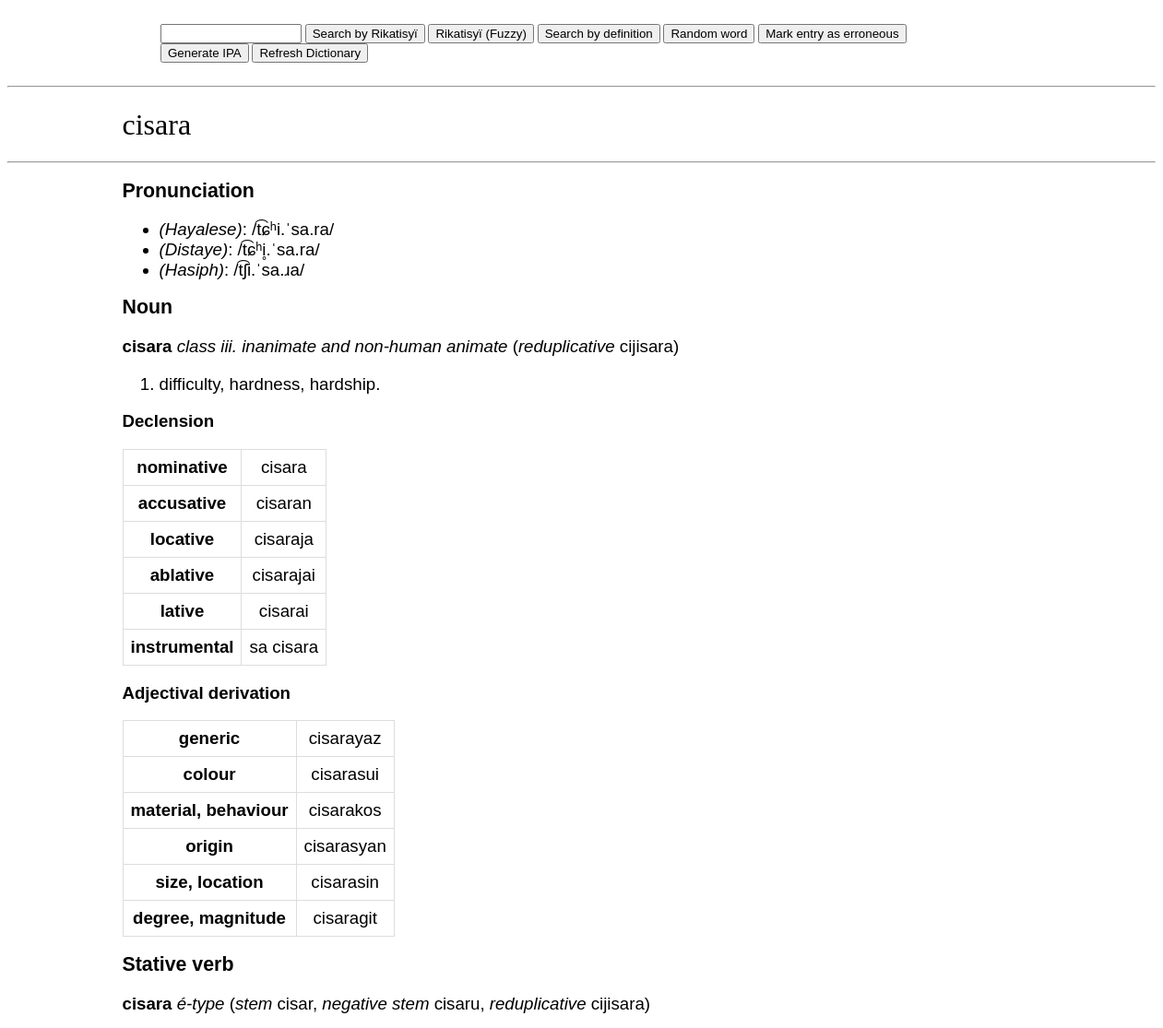
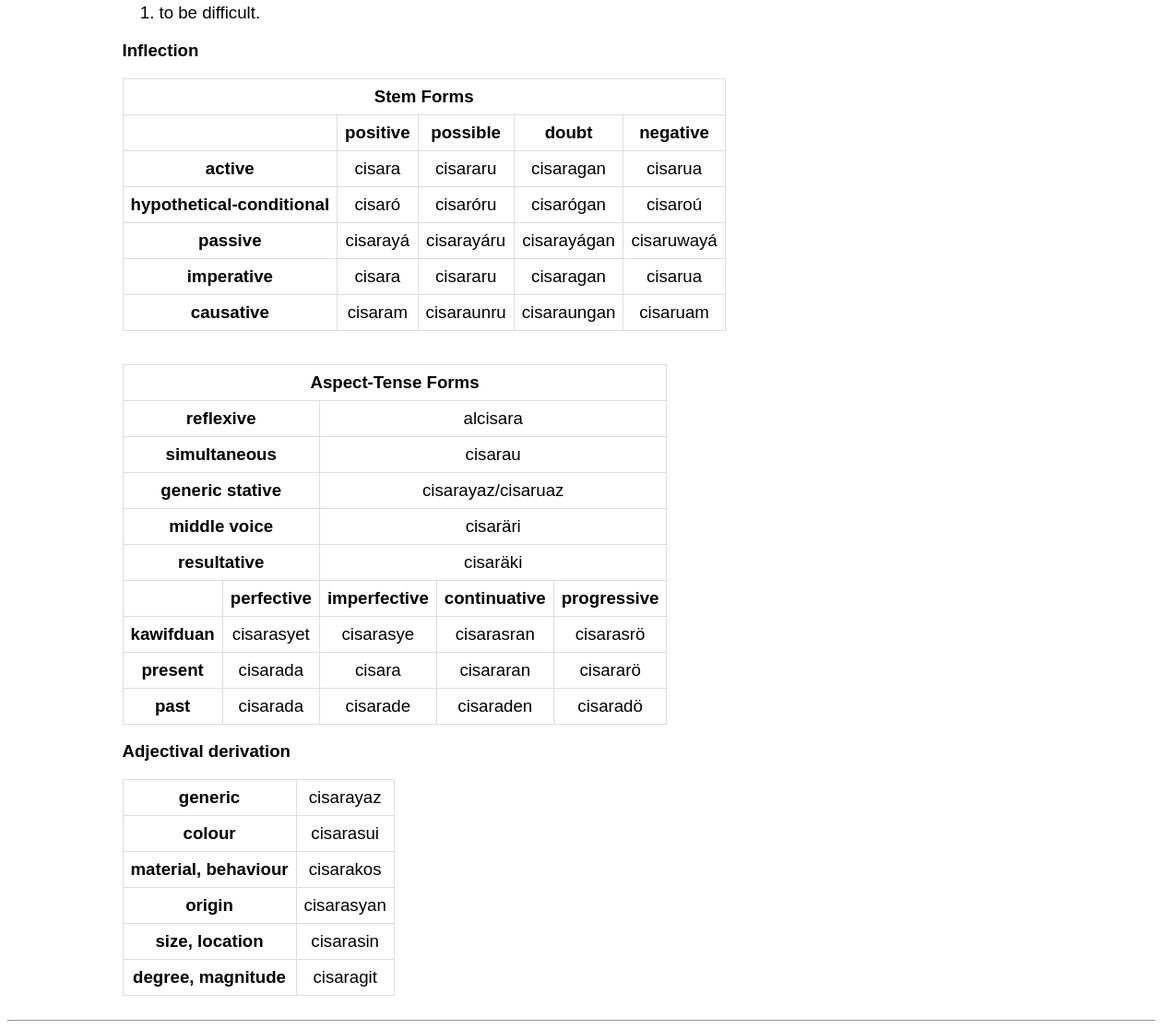
Page /wiki/cisara on the committed database (2 pictures, top to bottom).
### app/models.py (models this page shows, shortened)
class Dictionary(db.Model):
    __tablename__ = 'Dictionary'
    id: Mapped[int] = mapped_column(primary_key=True)
    word: so.Mapped[str] = so.mapped_column(sa.String(50), index=True)
    defin: so.Mapped[str] = so.mapped_column(sa.String(255), index=True)
    anim: so.Mapped[str] = so.mapped_column(sa.String(50), nullable=True)
    pos: so.Mapped[str] = so.mapped_column(sa.String(50), nullable=True)
    etym: so.Mapped[str] = so.mapped_column(sa.String(255), nullable=True)

### app/routes.py (the view, shortened to what this page needs)
@app.route("/wiki/")
@app.route("/wiki/<word>", methods=['GET', 'POST'])
def show_definition(word):
    form = searchWord()
    located = Dictionary.query.filter(Dictionary.word == word.strip().casefold()).all()
    retword = []
    for x in located:
        defin = x.defin.split("; ")
        print(defin)
        root = ""
        anim = ""
        neg = ""
        if x.anim:
            match x.anim:
                case "i.":
                    anim = "class i. human"
                case "ii.":
                    anim = "class ii. deitic"
                case "iii.":
                    anim = "class iii. inanimate and non-human animate"
        elif x.pos == "v." or x.pos == "stv.":
            if x.word[len(x.word)-1] == "m":
                endvowel = x.word[len(x.word)-2]
            else:
                endvowel = x.word[len(x.word)-1]
            match endvowel:
                case "i":
                    anim = "i-type"
                    root = x.word[:len(x.word) - 1]
                    neg = root + "u"
                case "ï":
                    anim = "yï-type"
                    if x.word[len(x.word)-2] == "y":
                        root = x.word
                    else:
                        root = x.word[:len(x.word) - 1] + "ï"
                    neg = root[:len(x.word)-1] + "iy"
                case "é":
                    anim = "é-type"
                    root = x.word[:len(x.word) - 1]
                    neg = root + "u"
                case "e":
                    anim = "é-type (caus.)"
                    root = x.word
                    neg = root + "u"
                case "a":
                    anim = "é-type"
                    root = x.word[:len(x.word) - 1]
                    neg = root + "u"
                case "á":
                    anim = "é-type (passive)"
                    root = x.word[:len(x.word) - 1]
                    neg = root + "u"
                case "y":
                    anim = "i-type (palatal.)"
                    root = x.word
                    neg = root + "u"
                case _:
                    anim = "i-type (cons.)"
                    root = x.word
                    neg = root + "u"
        match neg[len(neg)-2:]:
            case "uu":
                neg = neg[:len(neg)-1] + "y"
            case "au":
                neg = neg[:len(neg) - 1] + "w/" + neg[:len(neg) - 2] + "uw" + neg[len(neg)-2]
        if "alt." in defin[0]:
            adef = defin[0].split(")")
            defin[0] = adef[1]
            alt = adef[0] + ")"
        else:
            alt = ""
        if ", from" in defin[len(defin)-1]:
            etym = "Derived from " + defin[len(defin)-1].split(", from")[len(defin[len(defin)-1].split(", from"))-1]
            defin[len(defin)-1] = defin[len(defin)-1].split(", from")[0] + "."
        elif ", lit." in defin[len(defin)-1]:
            etym = "Derived from " + defin[len(defin) - 1].split(", lit.")[len(defin[len(defin)-1].split(", lit."))-1]
            defin[len(defin)-1] = defin[len(defin)-1].split(", lit.")[0] + "."
        elif ", derived from" in defin[len(defin)-1]:
            etym = "Derived from " + defin[len(defin) - 1].split(", derived from")[len(defin[len(defin)-1].split(", derived from"))-1]
            defin[len(defin)-1] = defin[len(defin)-1].split(", derived from")[0] + "."
        elif ", borrowed from" in defin[len(defin)-1]:
            etym = "Borrowed from " + defin[len(defin)-1].split(", borrowed from")[len(defin[len(defin)-1].split(", borrowed from"))-1]
            defin[len(defin)-1] = defin[len(defin)-1].split(", borrowed from")[0] + "."
        elif ", root noun" in defin[len(defin)-1]:
            etym = "Derivation of root noun " + defin[len(defin)-1].split(", root noun")[len(defin[len(defin)-1].split(", root noun"))-1]
            defin[len(defin)-1] = defin[len(defin)-1].split(", root noun")[0] + "."
        elif ", contraction of" in defin[len(defin)-1]:
            etym = "Derivation from a contraction of " + defin[len(defin)-1].split(", contraction of")[len(defin[len(defin)-1].split(", contraction of"))-1]
            defin[len(defin)-1] = defin[len(defin)-1].split(", contraction of")[0] + "."
        else:
            etym = ""
        retword.append(cs.definition(x.word.strip().casefold(),cs.genIPA(word),cs.genIPA_collo(cs.genIPA(word)),cs.genIPA_eng(cs.genIPA(word),word),defin,anim,cs.posword(x.pos),etym,root,cs.getInf(x),cs.getAspInf(x),alt, neg, cs.redup(x), cs.reflex(x.word)))
    if session.get('prev'):
        if session['prev']:
            form.word.data = session['prev']
    else:
        form.word.data = ""
    related = Dictionary.query.filter(Dictionary.word.icontains(word.strip().casefold()),Dictionary.word != word.strip().casefold()).order_by(collate(Dictionary.word, 'NOCASE')).all()
    return render_template('word.html', retword=retword, related=related, form=form)

### app/templates/word.html (shortened to what this page needs)
<!DOCTYPE html>
<html lang="en">
<head>
</head>
    <body>
    {% extends "base.html" %}
    {% block content %}
        <h1>{{ retword[0].word }}</h1>
        <hr>
        <h2>Pronunciation</h2>
        <ul>
            <li><i>(Hayalese)</i>: /{{ retword[0].ipa }}/</li>
            <li><i>(Distaye)</i>: /{{ retword[0].ipa_c }}/</li>
            <li><i>(Hasiph)</i>: /{{ retword[0].ipa_e }}/</li>
        </ul>
        {% for word in retword %}
        <h2>{{ word.pos }}</h2>
        {% if word.pos == "Pronoun" %}
        <p><b>{{ word.word }} </b></p>
        {% elif word.root %}
        <p><b>{{ word.word }} </b><i>{{ word.anim }}</i> {{ word.alt }} (<i>stem</i> {{ word.root }}, <i>negative stem</i> {{ word.neg }}, <i>reduplicative</i> {{word.redup}})</p>
        {% elif word.root == "" and (word.pos != "Affix" and word.pos != "Phrase" and word.pos != "Conjunction") %}
        <p><b>{{ word.word }} </b><i>{{ word.anim }}</i> {{ word.alt }} (<i>reduplicative</i> {{word.redup}})</p>
        {% elif word.root == "" and (word.pos == "Affix" or word.pos == "Phrase" or word.pos == "Conjunction") %}
        <p><b>{{ word.word }} </b><i>{{ word.anim }}</i> {{ word.alt }}</p>
        {% elif word.root == "" and (word.pos == "Affix" or word.pos == "Phrase" or word.pos == "Conjunction") %}
        <p><b>{{ word.word }} </b><i>{{ word.anim }}</i> {{ word.alt }}</p>
        {% endif %}
        <ol>
            {% for match in word.defin %}
            <li>{{ match }}</li>
            {% endfor %}
        </ol>
    {% if word.pos == "Noun" %}
    <p><b>Declension</b></p>
        <table><tbody>
        <tr>
            <td><b>nominative</b></td>
            <td>{{ word.word }}</td>
        </tr>
        <tr>
            <td><b>accusative</b></td>
            <td>{{ word.word }}{{ word.inf[0] }}</td>
        </tr>
        <tr>
            <td><b>locative</b></td>
            <td>{{ word.word }}{{ word.inf[1] }}</td>
        </tr>
        <tr>
            <td><b>ablative</b></td>
            <td>{{ word.word }}{{ word.inf[2] }}</td>
        </tr>
        <tr>
            <td><b>lative</b></td>
            <td>{{ word.word }}{{ word.inf[3] }}</td>
        </tr>
        <tr>
            {% if word.anim == "class i. human" %}
            <td><b>comitative</b></td>
            {% else %}
            <td><b>instrumental</b></td>
            {% endif %}
            <td>{{ word.inf[4] }}{{ word.word }}</td>
        </tr>
        </tbody>
        </table>
    {% endif %}
    {% if word.pos == "Verb" or word.pos == "Stative verb" %}
    <p><b>Inflection</b></p>
        <table><tbody>
          <tr>
            <td colspan="5"><b>Stem Forms</b></td>
          </tr>
          <tr>
            <td></td>
            <td><b>positive</b></td>
            <td><b>possible</b></td>
            <td><b>doubt</b></td>
            <td><b>negative</b></td>
          </tr>
          <tr>
            <td><b>active</b></td>
            <td>{{ word.inf[0] }}</td>
            <td>{{ word.inf[0] }}{{ word.inf[11] }}</td>
            <td>{{ word.inf[0] }}{{ word.inf[12] }}</td>
            <td>{{ word.inf[1] }}</td>
          </tr>
          <tr>
            <td><b>hypothetical-conditional</b></td>
            <td>{{ word.inf[2] }}</td>
            <td>{{ word.inf[2] }}{{ word.inf[11] }}</td>
            <td>{{ word.inf[2] }}{{ word.inf[12] }}</td>
            <td>{{ word.inf[3] }}</td>
          </tr>
          <tr>
            <td><b>passive</b></td>
            <td>{{ word.inf[4] }}</td>
            <td>{{ word.inf[4] }}{{ word.inf[11] }}</td>
            <td>{{ word.inf[4] }}{{ word.inf[12] }}</td>
            <td>{{ word.inf[5] }}</td>
          </tr>
          <tr>
            <td><b>imperative</b></td>
            <td>{{ word.inf[6] }}</td>
            <td>{{ word.inf[6] }}{{ word.inf[11] }}</td>
            <td>{{ word.inf[6] }}{{ word.inf[12] }}</td>
            <td>{{ word.inf[7] }}</td>
          </tr>
          <tr>
            <td><b>causative</b></td>
            <td>{{ word.inf[8] }}</td>
            <td>{{ word.inf[10] }}{{ word.inf[11] }}</td>
            <td>{{ word.inf[10] }}{{ word.inf[12] }}</td>
            <td>{{ word.inf[9] }}</td>
          </tr>
        </tbody>
        </table>
        <br><br>
        <table><tbody>
          <tr>
            <td colspan="5"><b>Aspect-Tense Forms</b></td>
          </tr>
          <tr>
            <td colspan="2"><b>reflexive</b></td>
            <td colspan="3">{{ word.ref }}</td>
          </tr>
          <tr>
            <td colspan="2"><b>simultaneous</b></td>
            <td colspan="3">{{ word.inf[16] }}</td>
          </tr>
          <tr>
            <td colspan="2"><b>generic stative</b></td>
            {% if word.word[word.word|length -1] == "y" %}
                <td colspan="3">{{ word.word }}az/{{ word.root }}{{ word.inf[13] }}</td>
            {% else %}
                <td colspan="3">{{ word.word }}yaz/{{ word.root }}{{ word.inf[13] }}</td>
            {% endif %}
          </tr>
          <tr>
            <td colspan="2"><b>middle voice</b></td>
            <td colspan="3">{{ word.root }}{{ word.inf[14] }}</td>
          </tr>
          <tr>
            <td colspan="2"><b>resultative</b></td>
            <td colspan="3">{{ word.root }}{{ word.inf[15] }}</td>
          </tr>
          <tr>
            <td></td>
            <td><b>perfective</b></td>
            <td><b>imperfective</b></td>
            <td><b>continuative</b></td>
            <td><b>progressive</b></td>
          </tr>
          <tr>
            <td><b>kawifduan</b></td>
            <td>{{ word.aspinf[0] }}</td>
            <td>{{ word.aspinf[1] }}</td>
            <td>{{ word.aspinf[2] }}</td>
            <td>{{ word.aspinf[3] }}</td>
          </tr>
          <tr>
            <td><b>present</b></td>
            <td>{{ word.aspinf[4] }}</td>
            <td>{{ word.word }}</td>
            <td>{{ word.aspinf[5] }}</td>
            <td>{{ word.aspinf[6] }}</td>
          </tr>
          <tr>
            <td><b>past</b></td>
            <td>{{ word.aspinf[4] }}</td>
            <td>{{ word.aspinf[7] }}</td>
            <td>{{ word.aspinf[8] }}</td>
            <td>{{ word.aspinf[9] }}</td>
          </tr>
        </tbody>
        </table>
    {% endif %}
    {% if word.pos == "Noun" or word.pos == "Verb" or word.pos == "Stative verb" %}
    <p><b>Adjectival derivation</b></p>
        <table><tbody>
        <tr>
            <td><b>generic</b></td>
            {% if word.word[word.word|length -1] == "y" %}
                <td>{{ word.word }}az</td>
            {% else %}
                <td>{{ word.word }}yaz</td>
            {% endif %}
        </tr>
        <tr>
            <td><b>colour</b></td>
            <td>{{ word.word }}sui</td>
        </tr>
        <tr>
            <td><b>material, behaviour</b></td>
            <td>{{ word.word }}kos</td>
        </tr>
        <tr>
            <td><b>origin</b></td>
            <td>{{ word.word }}syan</td>
        </tr>
        <tr>
            <td><b>size, location</b></td>
            <td>{{ word.word }}sin</td>
        </tr>
        <tr>
            <td><b>degree, magnitude</b></td>
            <td>{{ word.word }}git</td>
        </tr>
        </tbody>
        </table>
    {% endif %}
    {% endfor %}
    <br><hr>
    {% endblock %}

### app/templates/base.html (shortened to what this page needs)
<!DOCTYPE html>
<html lang="en">
<head>
    <link rel="stylesheet" href='/static/style.css' />
</head>
<body>
 <div class="navbar" style="display: flex; margin-left:5%">
        <form action="" method="post" novalidate style="text-align:center, margin-left:10%, margin-right:0%">
             <h4>{{ form.word(size=16) }} {{ form.submit }} {{ form.fuzsubmit }} {{ form.defsubmit }} {{ form.random }}
                 {{ form.markentry }} {{ form.genipa }} {{ form.refresh }} </h4>
        </form>
</div>
<hr>
{% block content %}{% endblock %}
</body>
</html>

### rows in the picture
Dictionary: defin "difficulty, hardness, hardship."
Dictionary: defin "to be difficult."

### other values in the picture
{{ retword[0].word }} "cisara"
{{ retword[0].ipa }} "t͡ɕʰi.ˈsa.ra"
{{ retword[0].ipa_c }} "t͡ɕʰi̥.ˈsa.ra"
{{ retword[0].ipa_e }} "t͡ʃi.ˈsa.ɹa"
{{ word.pos }} "Noun" "Stative verb"
{{ word.word }} "cisara"
{{ word.anim }} "class iii. inanimate and non-human animate"
{{ word.redup }} "cijisara"
{{ word.inf[0] }} "n"
{{ word.inf[1] }} "ja"
{{ word.inf[2] }} "jai"
{{ word.inf[3] }} "i"
{{ word.inf[4] }} "sa"
{{ word.word }} "cisara" "cisara"
{{ word.anim }} "é-type"
